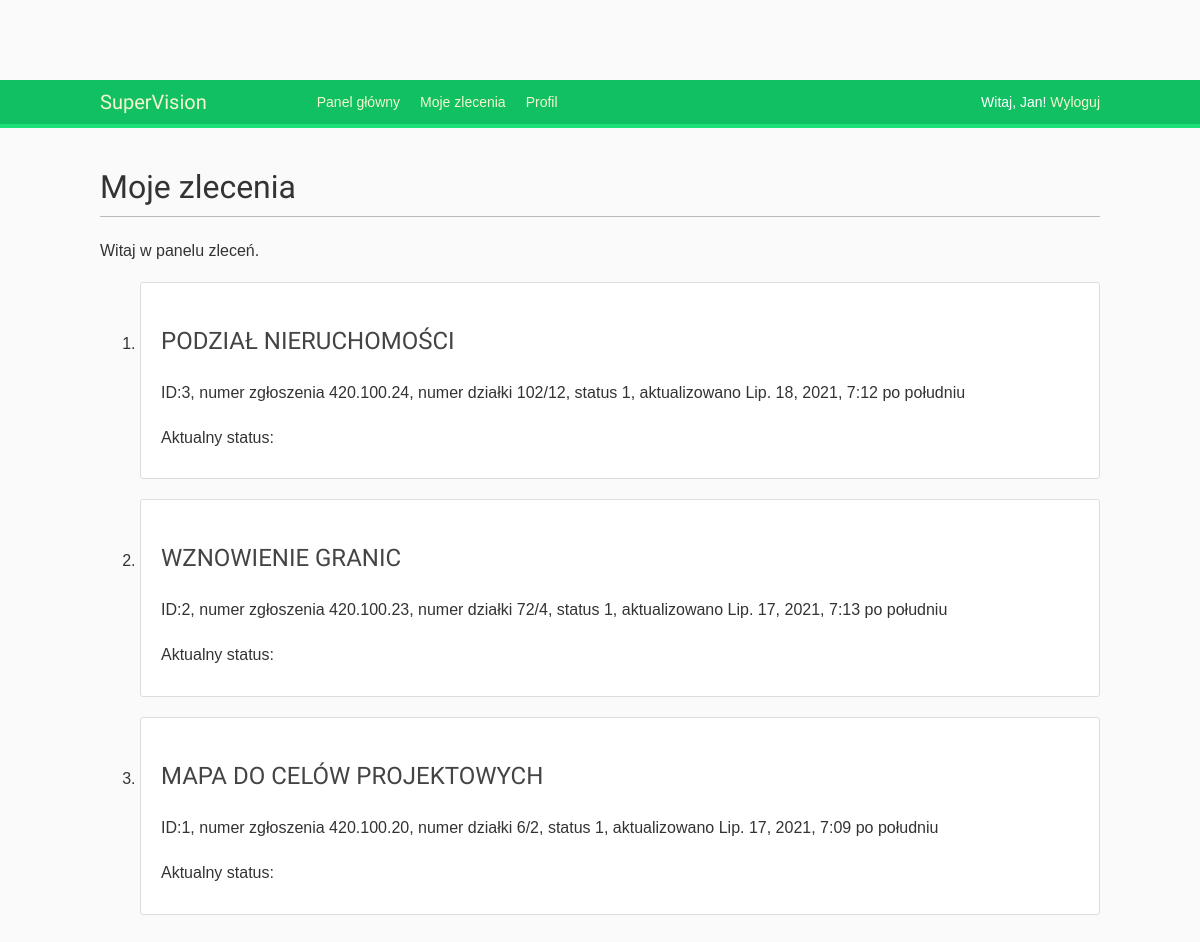
Page /account/orders/ (signed in) on the committed database.
### jobprogress/models.py (models this page shows, shortened)
class Job(models.Model):
    STATUS_CHOICES = [
        ('status_1', 's1'),
    ]
    investor = models.ForeignKey(User, on_delete=models.CASCADE, verbose_name='klient', related_name='job_kerg')
    job_type = models.ForeignKey(JobTemplate, on_delete=models.PROTECT, verbose_name='typ pracy')
    plot_number = models.CharField('numer działki', max_length=12)
    work_id = models.CharField(max_length=10, null=True)
    body = models.TextField('opis', max_length=80, null=True)
    status = models.CharField('status', max_length=20, choices=STATUS_CHOICES)
    created = models.DateTimeField('utworzono', default=timezone.now)
    updated = models.DateTimeField('ostatnia aktualizacja', auto_now=True)
    class Meta:
        ordering = ('-created',)
        verbose_name = 'Robotę'
        verbose_name_plural = 'Roboty'

class JobTemplate(models.Model):
    job_template_name = models.CharField('rodzaj pracy', max_length=30, unique=True)
    class Meta:
        verbose_name = 'Szablon'
        verbose_name_plural = 'Szablony'
    def __str__(self):
        return self.job_template_name

### account/views.py (the view)
# urls.py: path('orders/', views.orders, name='orders'),
@login_required
def orders(request):
    orders = Job.objects.filter(investor=request.user)
    tasks = Task.objects.filter()
    context = {'orders': orders, 'tasks': tasks}
    return render(request, 'account/orders.html', context)

### account/templates/account/orders.html (shortened to what this page needs)
{% extends "base.html" %}
{% block content %}
    <h1>Moje zlecenia</h1>
    <p>Witaj w panelu zleceń.</p>
    <ol>
    {% for order in orders %}
        <li>
        <article class="media content-section">
            <div class="media-body">
                <h2><a class="article-title" href="{% url "order" order.id %}">{{ order.job_type|upper }}</a></h2>
                <p class="article-content"> ID:{{ order.id }}, numer zgłoszenia {{ order.work_id }}, numer działki {{ order.plot_number }}, status {{ order.status }}, aktualizowano {{ order.updated }}</p>
                <p>Aktualny status: {{ order.status.name }}</p>
            </div>
        </article>
        </li>
    {% endfor %}
    </ol>
{% endblock %}

### account/templates/base.html (shortened to what this page needs)
{% load static %}
<!DOCTYPE html>
<html lang="en">
<head>
    <link href="{% static "css/base.css" %}" rel="stylesheet">
</head>
<body>
<div id="header">
    <span class="logo">SuperVision</span>
    {% if request.user.is_authenticated %}
        <ul class="menu">
            <li {% if section == "dashboard" %}class="selected"{% endif %}>
                <a href="{% url "dashboard" %}">Panel główny</a>
            </li>
            <li {% if section == "orders" %}class="selected"{% endif %}>
                <a href="{% url "orders" %}">Moje zlecenia</a>
            </li>
            <li {% if section == "profile" %}class="selected"{% endif %}>
                <a href="#">Profil</a>
            </li>
        </ul>
    {% endif %}
    <span class="user">
 {% if request.user.is_authenticated %}
     Witaj, {{ request.user.first_name }}!
     <a href="{% url "logout" %}">Wyloguj</a>
 {% else %}
     <a href="{% url "login" %}">Zaloguj</a>
 {% endif %}
 </span>
</div>
<div id="content">
    {% block content %}
    {% endblock %}
</div>
</body>
</html>

### account/static/css/base.css (style rules this page uses)
body { margin:0; padding:0; font-family:helvetica, sans-serif; background: darkorange; }
p { line-height: 1.8; }
a { color:#12c064; text-decoration:none; }
h1, h2, h3, h4, h5 , h6 { font-family: 'Muli', sans-serif; font-weight:normal; }
h1 { border-bottom:1px solid #bbb; padding:0 0 10px 0; margin:10px 0 20px 0; }
h2 { margin:30px 0 20px; }
ol { line-height:1.5; }
#header { padding:10px 100px; font-size:14px; background:#12c064; color:#fff; border-bottom:4px solid #1cdf78; overflow:auto; }
#header .logo { font-family: 'Muli', sans-serif; float:left; color:#f3f7cc; font-size:20px; margin-right:10%; }
#header ul.menu { list-style:none; float:left; margin:0; padding:0; }
#header ul.menu li { float:left; padding:4px 10px; }
#header a { color:#f3f7cc; }
#header .user { float:right; padding-top:4px; }
#content { padding:30px 100px; }
.article-title { color: #444444; }
.article-content { white-space: pre-line; }
.content-section { background: #ffffff; padding: 10px 20px; border: 1px solid #dddddd; border-radius: 3px; margin-bottom: 20px; }
body { background: #fafafa; color: #333333; margin-top: 5rem; }

### rows in the picture
Job: job_type "PODZIAŁ NIERUCHOMOŚCI", id "3", work_id "420.100.24", plot_number "102/12", status "1", updated "Lip. 18, 2021, 7:12 po południu"
Job: job_type "WZNOWIENIE GRANIC", id "2", work_id "420.100.23", plot_number "72/4", status "1", updated "Lip. 17, 2021, 7:13 po południu"
Job: job_type "MAPA DO CELÓW PROJEKTOWYCH", id "1", work_id "420.100.20", plot_number "6/2", status "1", updated "Lip. 17, 2021, 7:09 po południu"

### other values in the picture
{{ request.user.first_name }} "Jan"
